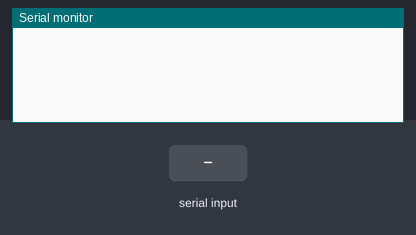
The sketch below on a simulated Arduino Uno, built with avr-gcc and run on an emulated ATmega328P. Shown: the last lines printed to the serial monitor. The inputs (shaded band) are chosen by the test bench. No radio packets arrive unless stated.

Above: at 2.2 s.
2.3 s: "90,45\n" received over Serial
At 3.1 s:
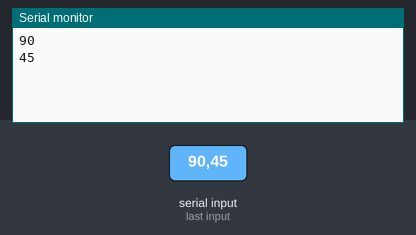
3.8 s: "30,150\n" received over Serial
At 4.2 s:
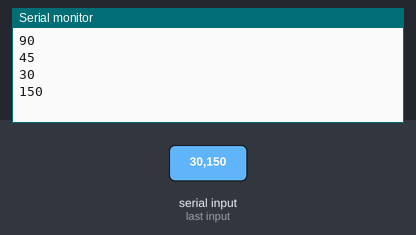
Timing chart, 0 to 6.8 s (numbered marks = the images above; inputs shaded):
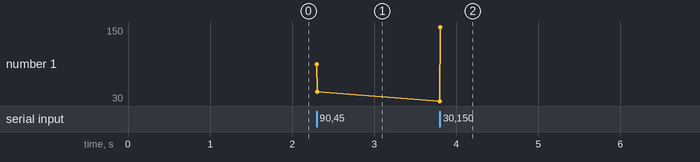

The sketch:

nrf24_Transmitter_Test.ino
```cpp
#include <SPI.h>
#include "RF24.h"

RF24 radio(9,10); //RF24 (uint8_t _cepin, uint8_t _cspin)

unsigned long startTime, endTime = 0;

int val = 0;

void setup() {
  Serial.begin(115200);
  pinMode(A2, INPUT);

  uint8_t addresses[][6] = {"1Node","2Node"};

 radio.begin();

    radio.setChannel(100);

    radio.setRetries(8, 15);

    radio.setDataRate(RF24_250KBPS);

    radio.setPALevel(RF24_PA_MAX);

  radio.openWritingPipe(addresses[0]);

  delay(1000);


}

void loop() {


  //startTime = micros();

  //val = analogRead(A2);

/*
  for(int i = 13; i<=16; i++)
  {


    val = i;

    radio.write(&val, sizeof(val));


  }


 delay(1000);

 */


  while(Serial.available()>2)
  {
    val = Serial.parseInt();

    if(radio.write(&val, sizeof(val))){

      Serial.println(val);
    }else
    {
      Serial.println("Message Not Recieved");
    }


  }


  //delay(1000);

  // put your main code here, to run repeatedly:

}
```

Measured:
- after the input at 2.3 s, the serial monitor: prints a new line at once (image 1)
- after the input at 3.8 s, the serial monitor: prints a new line at once (image 2)
- plotted number 1: 45 → 150 after the input at 3.8 s
